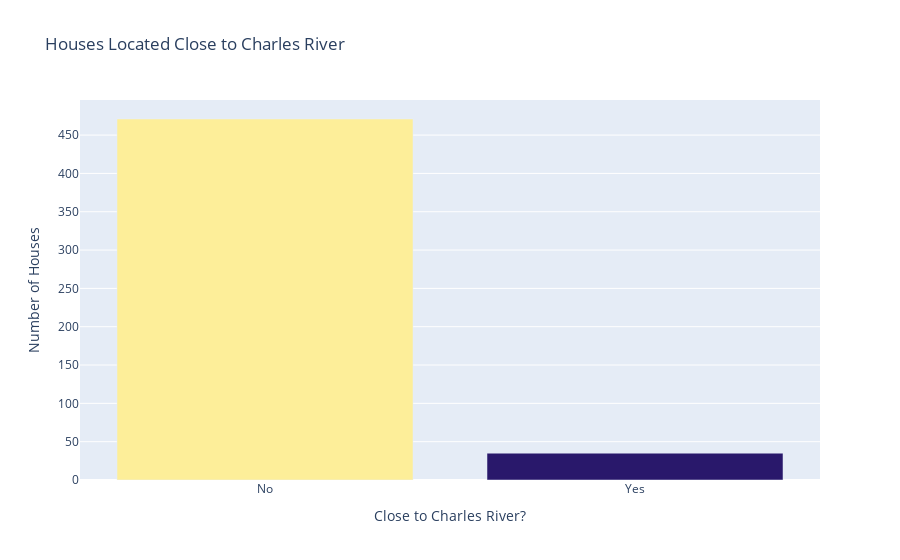

Notebook source saved alongside this figure:
### Markdown cell above
#### Next to the River? ⛵️

**Challenge**

Create a bar chart with plotly for CHAS to show many more homes are away from the river versus next to it. The bar chart should look something like this:

<img src=https://i.imgur.com/AHwoQ6l.png height=350>

You can make your life easier by providing a list of values for the x-axis (e.g., `x=['No', 'Yes']`)

### Code cell
is_chas = data["CHAS"].value_counts()

chas_bar = px.bar(x=["No", "Yes"], y=is_chas.values, color=is_chas.values, 
                  color_continuous_scale=px.colors.sequential.haline,
                  title="Houses Located Close to Charles River")
chas_bar.update_layout(xaxis_title="Close to Charles River?", 
                       yaxis_title="Number of Houses", 
                       coloraxis_showscale=False)
chas_bar.show()

### Figure 1 — Plotly figure (JSON) as saved in the notebook; plotly's stock layout.template omitted (floating-point values rounded to 4 significant figures)
{"data": [{"alignmentgroup": "True", "hovertemplate": "x=%{x}<br>y=%{y}<br>color=%{marker.color}<extra></extra>", "legendgroup": "", "marker": {"color": [471, 35], "coloraxis": "coloraxis", "pattern": {"shape": ""}}, "name": "", "offsetgroup": "", "orientation": "v", "showlegend": false, "textposition": "auto", "type": "bar", "x": ["No", "Yes"], "xaxis": "x", "y": [471, 35], "yaxis": "y"}], "layout": {"barmode": "relative", "coloraxis": {"colorbar": {"title": {"text": "color"}}, "colorscale": [[0, "rgb(41, 24, 107)"], [0.09091, "rgb(42, 35, 160)"], [0.1818, "rgb(15, 71, 153)"], [0.2727, "rgb(18, 95, 142)"], [0.3636, "rgb(38, 116, 137)"], [0.4545, "rgb(53, 136, 136)"], [0.5455, "rgb(65, 157, 133)"], [0.6364, "rgb(81, 178, 124)"], [0.7273, "rgb(111, 198, 107)"], [0.8182, "rgb(160, 214, 91)"], [0.9091, "rgb(212, 225, 112)"], [1, "rgb(253, 238, 153)"]], "showscale": false}, "legend": {"tracegroupgap": 0}, "title": {"text": "Houses Located Close to Charles River"}, "xaxis": {"anchor": "y", "domain": [0, 1], "title": {"text": "Close to Charles River?"}}, "yaxis": {"anchor": "x", "domain": [0, 1], "title": {"text": "Number of Houses"}}}}
